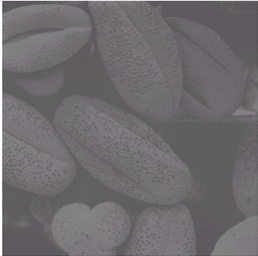
#> input picture Chương 3/assets/dot_operator_example.png, 258 x 256 px
$ python 3.1_LT_image_enhance_by_dot_operator.py
#> lines starting #> are read from the running program, lines starting #| are printed output that depends on the picture
import cv2
import numpy as np
import matplotlib.pyplot as plt

def create_lookup_table(L, r1, s1, r2, s2):
#> called with L = 256, r1 = 96, s1 = 32, r2 = 160, s2 = 224
    T = np.zeros(L, dtype=np.uint8)
    for r in range(L):
        if r < r1:
            T[r] = int((s1 / r1) * r)
        elif r < r2:
            T[r] = int(((s2 - s1) / (r2 - r1)) * (r - r1) + s1)
        else:
            T[r] = int(((L - 1 - s2) / (L - 1 - r2)) * (r - r2) + s2)
    return T

def enhance_image(image):
    L = 256
    r1, s1 = 3 * L // 8, L // 8
    r2, s2 = 5 * L // 8, 7 * L // 8
    T = create_lookup_table(L, r1, s1, r2, s2)
    return cv2.LUT(image, T)
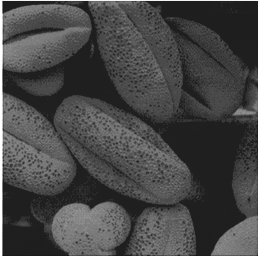
#> returned value: shape (256, 258); min 22, max 255, mean 69.9

def display_images(input_img, output_img):
    plt.figure(figsize=(10, 5))
    plt.subplot(1, 2, 1)
    plt.imshow(input_img, cmap='gray')
    plt.title('Input Image')
    plt.axis('off')

    plt.subplot(1, 2, 2)
    plt.imshow(output_img, cmap='gray')
    plt.title('Enhanced Image')
    plt.axis('off')

    plt.show()
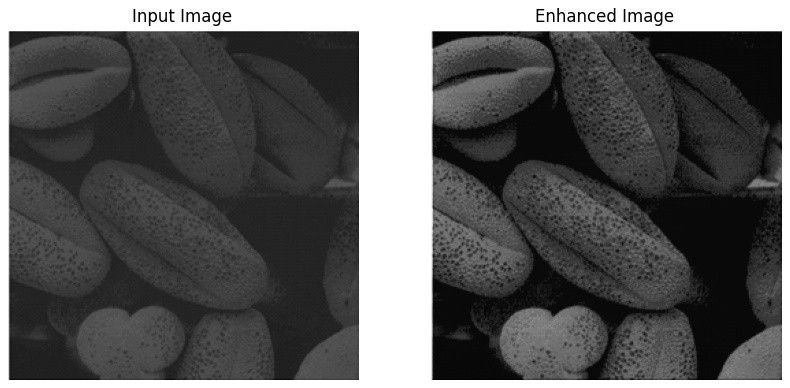
#> figure drawn by matplotlib, 2 panels

input_image = cv2.imread('./assets/dot_operator_example.png', cv2.IMREAD_GRAYSCALE)
output_image = enhance_image(input_image)
display_images(input_image, output_image)
